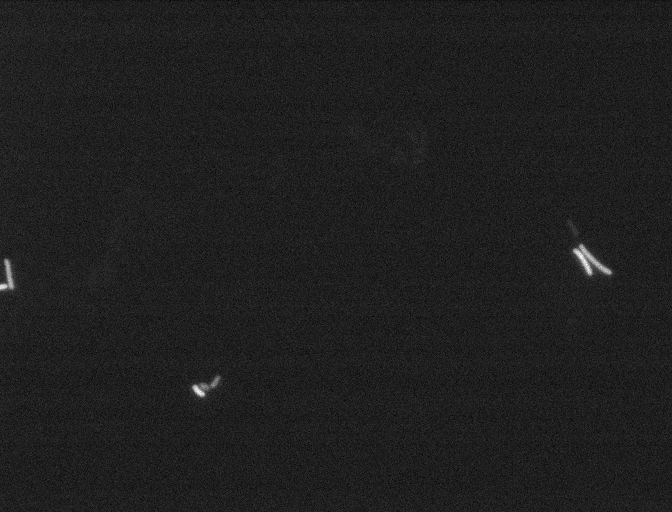
%> input picture imageAnalysis/img/native/native_cfp_1.tif, 672 x 512 px
$ octave --eval "result = edgeDetect(imread('../img/native/native_cfp_1.tif'));"   (GNU Octave 9; MATLAB toolbox functions it lacks are replaced by stand-ins)
%> lines starting %> are read from the running program, lines starting %| are printed output that depends on the picture
function [CC,E] = edgeDetect(I)
% edgeDetect Perform basic edge detection with morphological closing excluding borders
%
% Mark Kittisopikul, 2010
% UT Southwestern

    % edges with laplacian of gaussian method
    E = edge(I,'log',0);
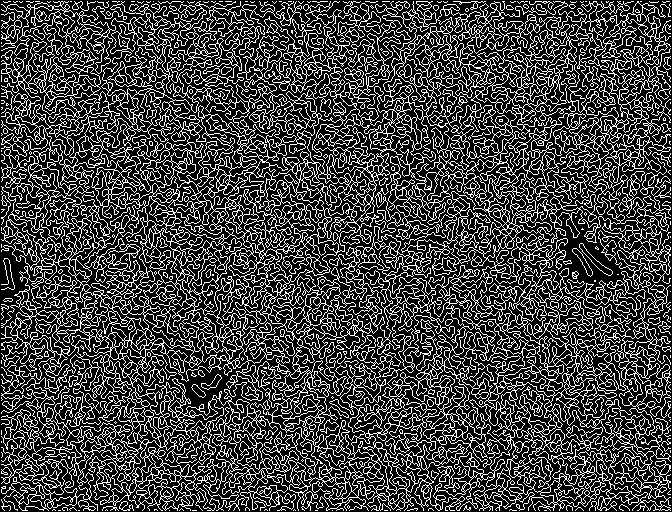
%> E: size 512x672 logical; 26.2% white in thin lines or dots
    % close gaps
    E = imclose(E,strel('disk',1));
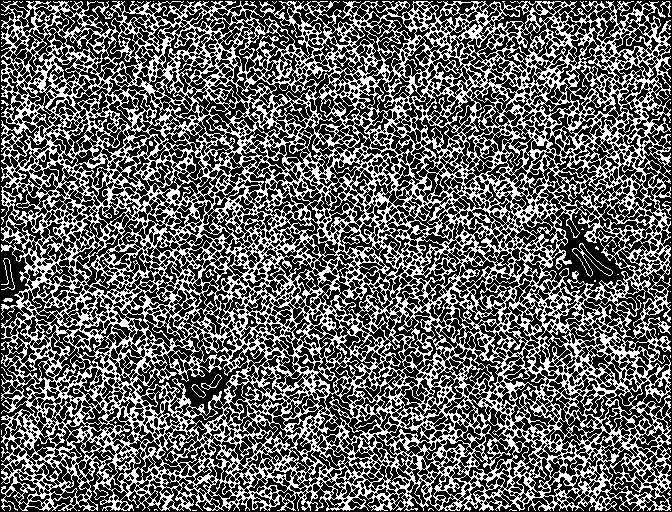
%> E: size 512x672 logical; 38% white in thin lines or dots

    % set the outer border as an edge
    E(1:end,1) = 1;
    E(1:end,end) = 1;
    E(1,1:end) = 1;
    E(end,1:end) = 1;
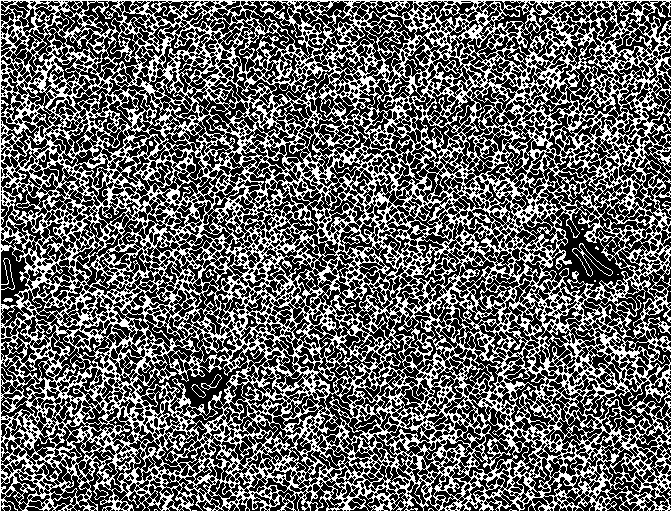
%> E: size 512x672 logical; 38.7% white in thin lines or dots

    % get connected component regions
    CC = bwconncomp(~E,4);
%> CC = 6579 connected components
end

$ run again, on imageAnalysis/img/native/native_cfp_3.tif
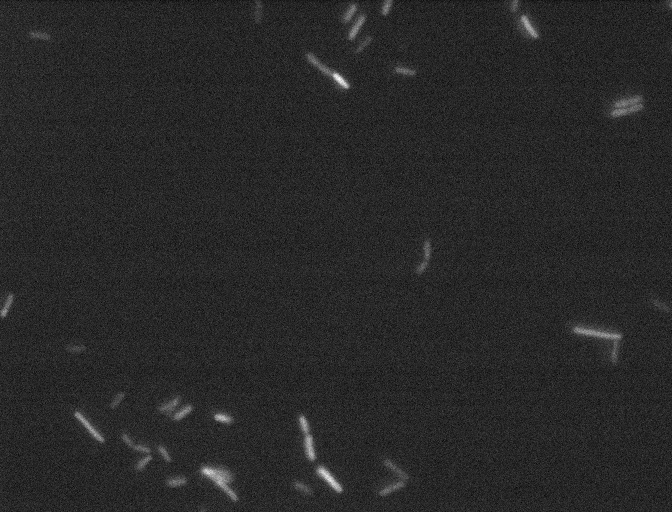
%> input picture imageAnalysis/img/native/native_cfp_3.tif, 672 x 512 px
%> in edgeDetect, `E = edge(I,'log',0);`:
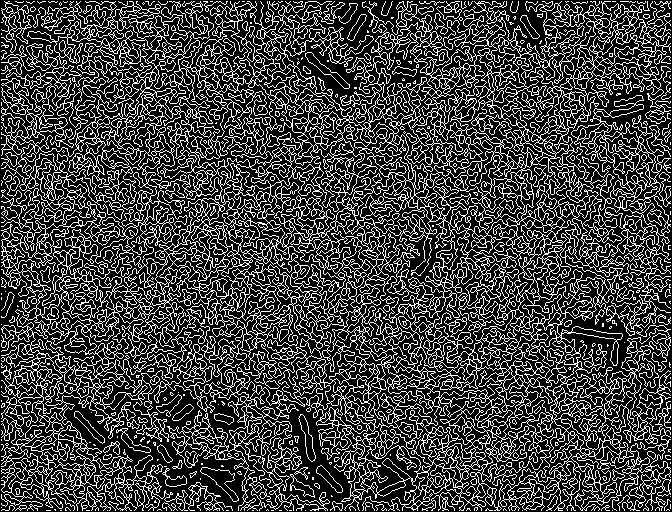
%> E: size 512x672 logical; 25.8% white in thin lines or dots
%> in edgeDetect, `E(end,1:end) = 1;`:
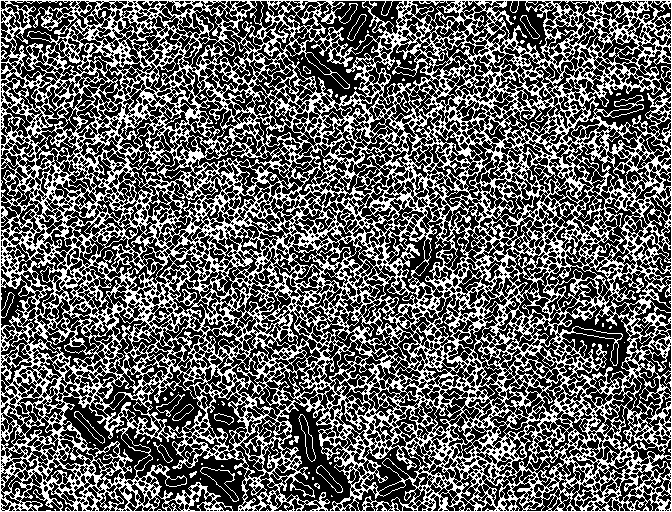
%> E: size 512x672 logical; 37.7% white in thin lines or dots
%> CC = 6181 connected components

$ run again, on imageAnalysis/img/native/native_cfp_4.tif
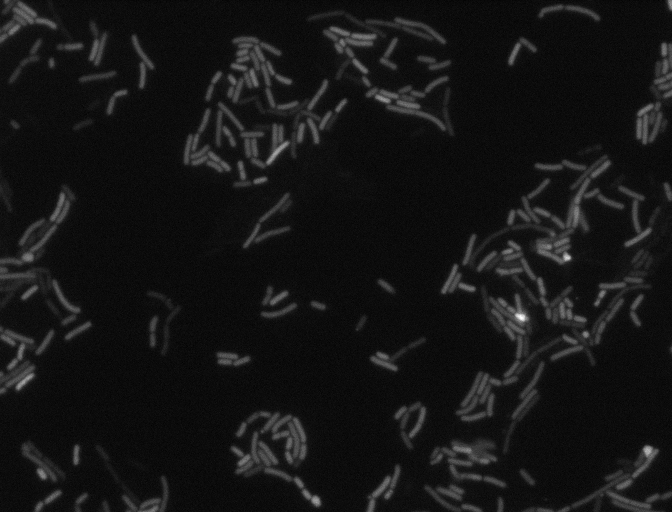
%> input picture imageAnalysis/img/native/native_cfp_4.tif, 672 x 512 px
%> in edgeDetect, `E = edge(I,'log',0);`:
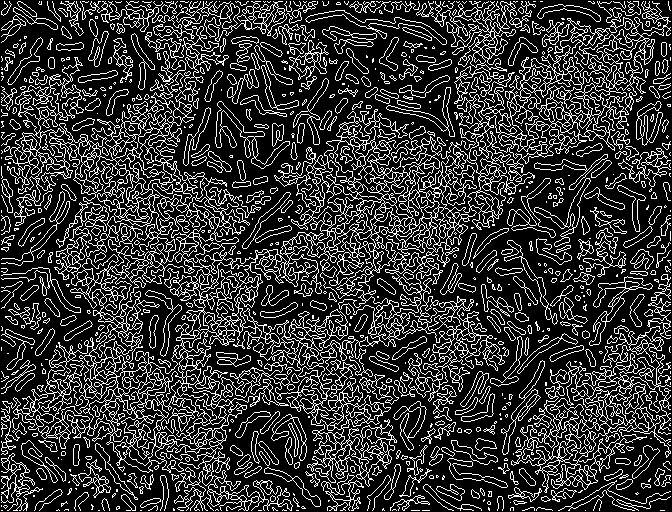
%> E: size 512x672 logical; 21.2% white in thin lines or dots
%> in edgeDetect, `E(end,1:end) = 1;`:
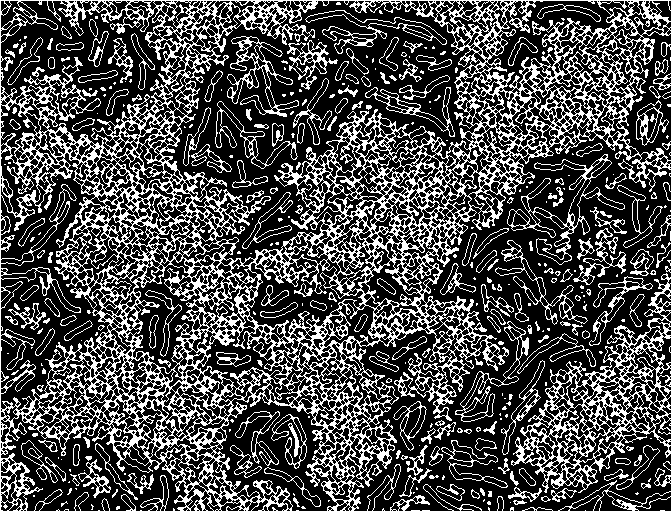
%> E: size 512x672 logical; 29.8% white in thin lines or dots
%> CC = 3981 connected components
